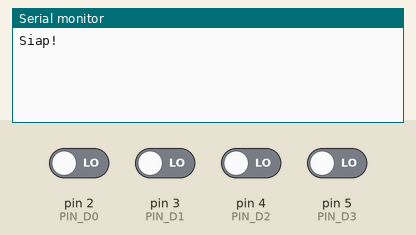
Recording of a sketch running on a simulated Arduino Uno, built with avr-gcc and run on an emulated ATmega328P. Parts: the last lines printed to the serial monitor. The inputs (shaded band) are chosen by the test bench; at power-on: pin 2 (PIN_D0), pin 3 (PIN_D1), pin 4 (PIN_D2), pin 5 (PIN_D3) LOW.

Above: at 1.2 s.
1.3 s: pin 2 (PIN_D0) driven HIGH
At 1.41 s:
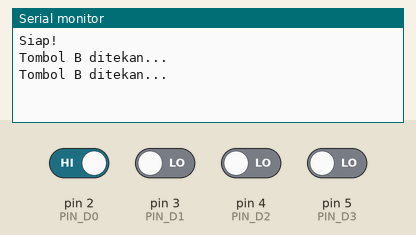
3.2 s: pin 3 (PIN_D1) driven HIGH
At 3.31 s:
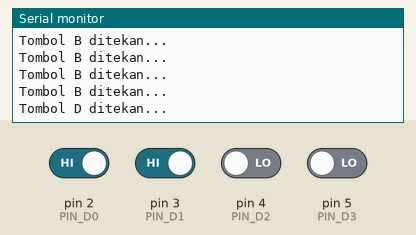
5.0 s: pin 4 (PIN_D2) driven HIGH
At 5.21 s:
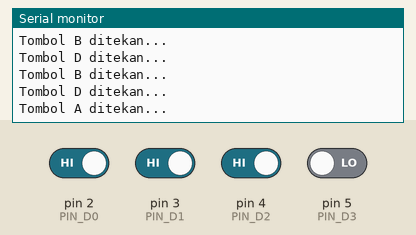
7.0 s: pin 5 (PIN_D3) driven HIGH
At 7.42 s:
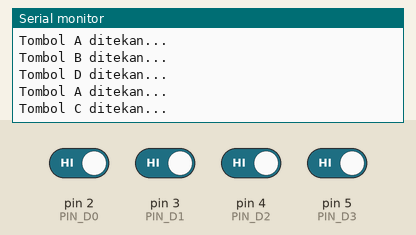

The sketch:

ujiRC315.ino
```cpp
//---------------------------------------
// Contoh pengujian remote control 315MHz
//---------------------------------------

const int PIN_D0 = 2;
const int PIN_D1 = 3;
const int PIN_D2 = 4;
const int PIN_D3 = 5;

void setup() {
  pinMode(PIN_D0, INPUT);
  pinMode(PIN_D1, INPUT);
  pinMode(PIN_D2, INPUT);
  pinMode(PIN_D3, INPUT);

  Serial.begin(9600);
  Serial.println("Siap!");
}

void loop() {
  int d0 = digitalRead(PIN_D0);
  int d1 = digitalRead(PIN_D1);
  int d2 = digitalRead(PIN_D2);
  int d3 = digitalRead(PIN_D3);

  if (d0 == HIGH) {
    Serial.println("Tombol B ditekan...");
    delay(100);
  }

  if (d1 == HIGH) {
    Serial.println("Tombol D ditekan...");
    delay(100);
  }

  if (d2 == HIGH) {
    Serial.println("Tombol A ditekan...");
    delay(100);
  }

  if (d3 == HIGH) {
    Serial.println("Tombol C ditekan...");
    delay(100);
  }
}
```

Measured:
- after the input at 1.3 s, the serial monitor: prints a new line at once (image 1)
- after the input at 3.2 s, the serial monitor: prints a new line after 0.10 s (image 2)
- after the input at 5.0 s, the serial monitor: prints a new line after 0.21 s (image 3)
- after the input at 7.0 s, the serial monitor: prints a new line after 0.41 s (image 4)
